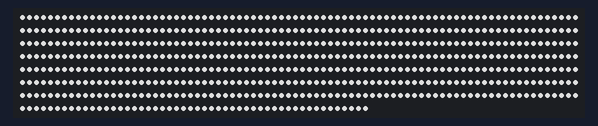
The sketch below on a simulated Arduino Uno, built with avr-gcc and run on an emulated ATmega328P. Parts: 610 RGB LEDs in strip order, left to right, continuing on the next row. Dim RGB values are drawn brighter than linear.

Above: at 0.1 s.

The sketch:

AllOn.ino
```cpp
// ----- Bare FastLED -----

#include <FastLED.h>
#define NUM_LEDS 610
#define DATA_PIN 6
#define GLOBAL_BRIGHTNESS 150

CRGB leds[NUM_LEDS];

void setup() {
  FastLED.addLeds<NEOPIXEL, DATA_PIN>(leds, NUM_LEDS);
  FastLED.setCorrection( TypicalSMD5050  );
  FastLED.setBrightness(GLOBAL_BRIGHTNESS);
  FastLED.setTemperature(UncorrectedTemperature);

  for (int i = 0; i < NUM_LEDS; i++) {
        leds[i] = CRGB::Black;
  }
  FastLED.show();

  for(int i = 0; i < NUM_LEDS; i++) {
      leds[i] = CRGB::White;
    }

  FastLED.show();
}

void loop() {
  FastLED.delay(10);
}


// ----- FastLED med OCTOWS -----
/*
#define USE_OCTOWS2811
#include<OctoWS2811.h>
#include<FastLED.h>

#define NUM_LEDS_PER_STRIP 250
#define NUM_STRIPS 8

CRGB leds[NUM_STRIPS * NUM_LEDS_PER_STRIP];

// Pin layouts on the teensy 3:
// OctoWS2811: 2,14,7,8,6,20,21,5

void setup() {
  LEDS.addLeds<OCTOWS2811>(leds, NUM_LEDS_PER_STRIP);
  LEDS.setBrightness(150);
  for (int i = 0; i < NUM_STRIPS*NUM_LEDS_PER_STRIP; i++) {
        leds[i] = CRGB::White;
      }
  FastLED.show();
}

void loop() {

  static uint8_t hue = 255;
  for(int i = 0; i < NUM_STRIPS; i++) {
    for(int j = 0; j < NUM_LEDS_PER_STRIP; j++) {
      leds[(i*NUM_LEDS_PER_STRIP) + j] = CRGB::White;
    }
  }

  LEDS.show();
  LEDS.delay(1000);

}
*/
```
